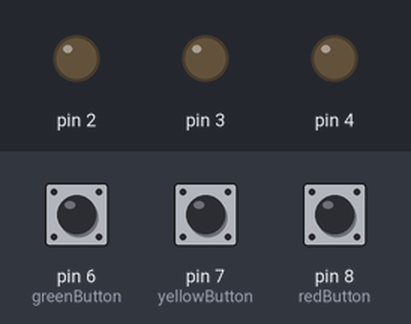
This sketch was run on a simulated Arduino Uno, built with avr-gcc and run on an emulated ATmega328P. Shown: output pins drawn as LEDs (lit = HIGH). Dashed ring = blinking. The test bench sets the inputs (shaded band); at power-on: pin 6 (greenButton) HIGH, pin 7 (yellowButton) HIGH, pin 8 (redButton) HIGH. Random numbers use the default seed unless the sketch sets one.

Above: at 6.8 s.
6.9 s: pin 6 (greenButton) pulled LOW for 3.2 s
At 8.8 s:
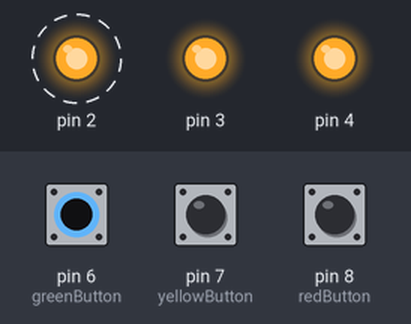
At 12.9 s:
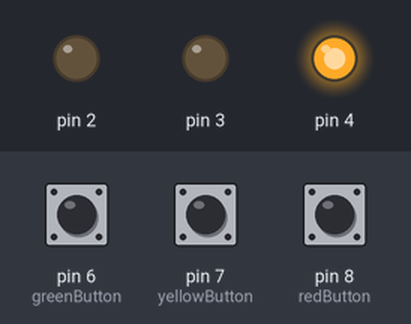
Timing chart, 0 to 17.6 s (numbered marks = the images above; inputs shaded):
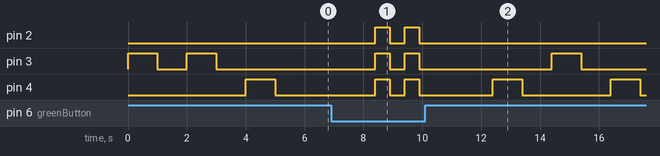

The sketch:

genius-game.ino
```cpp
int greenLed = 2;
int yellowLed = 3;
int redLed = 4;
int ledsPorts[] = {greenLed, yellowLed, redLed};

int greenButton = 6;
int yellowButton = 7;
int redButton = 8;
int btnsPorts[] = {greenButton, yellowButton, redButton};

int maxLevel = 5;
bool ledStatus = 0;


void customDigitalWrite(int arr[], int arrLength, uint8_t value, int dlay) {
  for(int i = 0; i < arrLength; i++) {
    digitalWrite(arr[i], value);
  }
  delay(dlay);
}

void customDigitalWrite(int port, uint8_t value, int dlay) {
  digitalWrite(port, value);
  delay(dlay);
}

void customPinMode(int arr[], int arrLength, uint8_t mode) {
  for(int i = 0; i < arrLength; i++) {
    pinMode(arr[i], mode);
  }
}

void setup() {
  Serial.begin(9600);

  customPinMode(ledsPorts, sizeof(ledsPorts) / sizeof(ledsPorts[0]), OUTPUT);
  customPinMode(btnsPorts, sizeof(btnsPorts) / sizeof(btnsPorts[0]), INPUT_PULLUP);
}

void loop() {
  for(int i = 3; i <= maxLevel;) {
    bool flag = true;
    int ledSequence[i];
    int buttonSequence[i];

    for(int j = 0; j < i; j++) {
      int randomPort = random(2,5);

      customDigitalWrite(randomPort, HIGH, 1000);
      customDigitalWrite(randomPort, LOW, 1000);
      ledSequence[j] = randomPort;
    }

    for(int j = 0; j < i;) {
      if(digitalRead(greenButton) == LOW) {
        delay(500);
        buttonSequence[j] = greenLed;
        j++;
      }
      else if(digitalRead(yellowButton) == LOW) {
        delay(500);
        buttonSequence[j] = yellowLed;
        j++;
      }
      else if(digitalRead(redButton) == LOW) {
        delay(500);
        buttonSequence[j] = redLed;
        j++;
      }
    }

    for(int j = 0; j < i; j++) {
      if(ledSequence[j] != buttonSequence[j]) {
        flag = false;
        break;
      }
    }
    if(flag) {
      for(int j = 0; j < i; j++) {
        customDigitalWrite(ledSequence[j], HIGH, 250);
        customDigitalWrite(ledSequence[j], LOW, 250);
      }
      i++;
    }
    else {
      for(int j = 0; j < 2; j++) {
        customDigitalWrite(ledsPorts, sizeof(ledsPorts) / sizeof(ledsPorts[0]), HIGH, 500);
        customDigitalWrite(ledsPorts, sizeof(ledsPorts) / sizeof(ledsPorts[0]), LOW, 500);
      }
      i = 3;
    }
    delay(2000);
  }
}
```

Measured:
- after the input at 6.9 s, pin 2: alternates HIGH for 0.50 s and LOW for 0.50 s, 4 changes in all, then stays LOW, starting after 1.5 s; pin 3: goes HIGH 0.50 s, LOW 0.50 s, HIGH 0.50 s, LOW 4.5 s, HIGH 1.0 s, then LOW, starting after 1.5 s
- by itself, pin 3: alternates HIGH for 1.0 s and LOW for 1.0 s, 4 changes in all, then stays LOW
